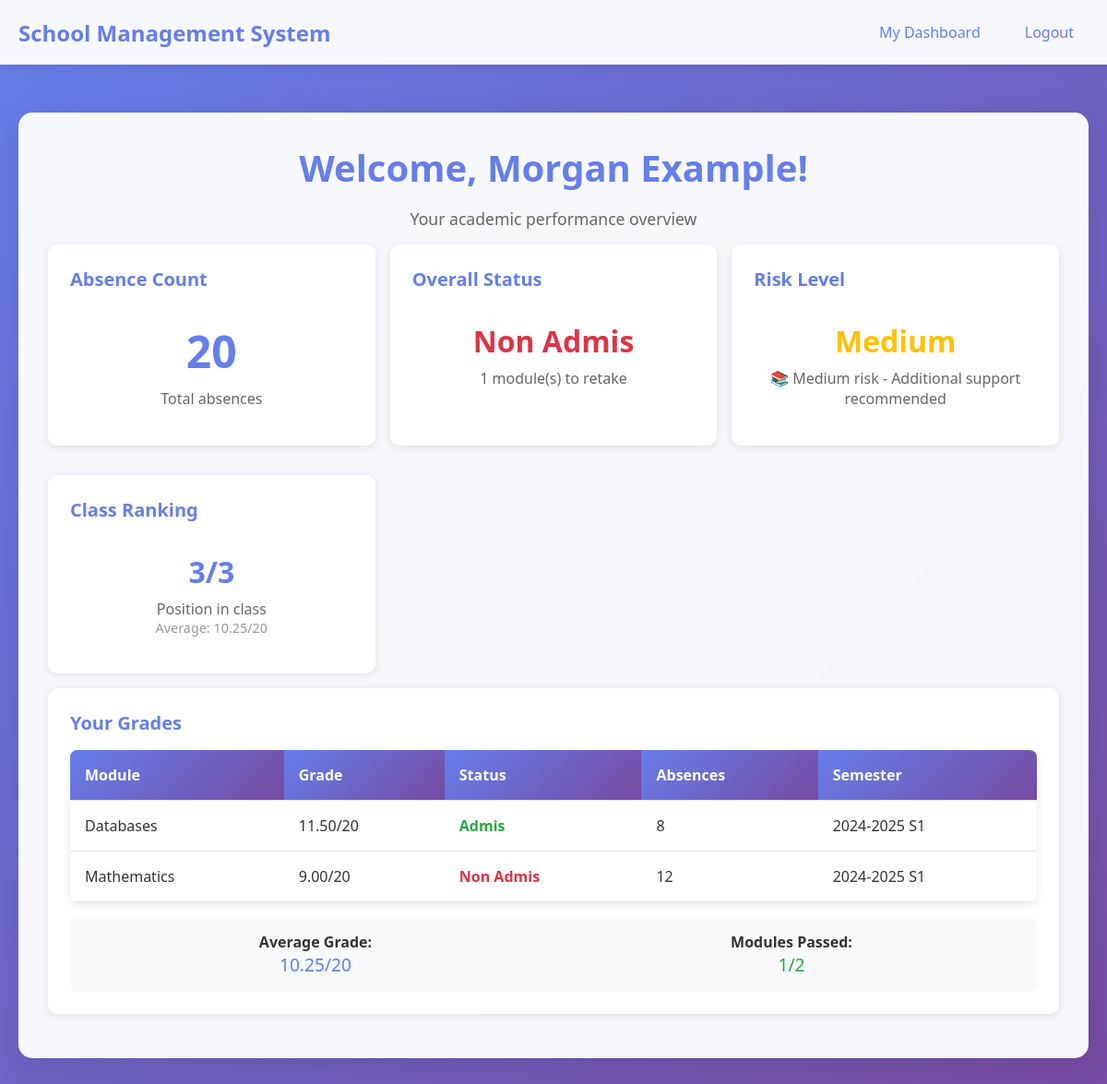
The app's page /student_dashboard (signed in) with its own data.
### tables this page shows
CREATE TABLE users (
            id INTEGER PRIMARY KEY AUTOINCREMENT,
            name TEXT NOT NULL,
            email TEXT UNIQUE NOT NULL,
            password TEXT NOT NULL,
            role TEXT NOT NULL
        );

CREATE TABLE risk_thresholds (
            id INTEGER PRIMARY KEY AUTOINCREMENT,
            min_grade REAL DEFAULT 10.0,
            max_absences INTEGER DEFAULT 10,
            risk_level TEXT DEFAULT 'medium'
        );

CREATE TABLE grades (
            id INTEGER PRIMARY KEY AUTOINCREMENT,
            student_id INTEGER NOT NULL,
            module_name TEXT NOT NULL,
            grade REAL NOT NULL,
            teacher_name TEXT,
            academic_year TEXT DEFAULT '2024-2025',
            semester TEXT DEFAULT '1',
            created_at TIMESTAMP DEFAULT CURRENT_TIMESTAMP,
            FOREIGN KEY (student_id) REFERENCES users (id)
        );

### website/app.py (the view)
@app.route('/student_dashboard')
@login_required
def student_dashboard():
    if session.get('role') == 'admin':
        return redirect(url_for('admin_dashboard'))
    conn = sqlite3.connect('school.db')
    cursor = conn.cursor()
    cursor.execute('''
        SELECT g.module_name, g.grade, g.teacher_name, g.academic_year, g.semester,
               COALESCE(a.count, 0) as absences
        FROM grades g
        LEFT JOIN absences a ON (g.student_id = a.student_id AND g.module_name = a.module_name
                                AND g.academic_year = a.academic_year AND g.semester = a.semester)
        WHERE g.student_id = ?
        ORDER BY g.academic_year, g.semester, g.module_name
    ''', (session['user_id'],))
    grades = cursor.fetchall()
    conn.close()
    processed_grades = []
    total_absences = 0
    for module_name, grade, teacher_name, academic_year, semester, module_absences in grades:
        processed_grades.append({
            'module': module_name,
            'grade': grade,
            'status': 'Admis' if grade >= 10 else 'Non Admis',
            'teacher': teacher_name,
            'year': academic_year,
            'semester': semester,
            'absences': module_absences
        })
        total_absences += module_absences
    risk_level = get_student_risk_level(session['user_id'])
    ranking, total_students, avg_grade = get_student_ranking(session['user_id'])
    evolution_data = get_student_evolution(session['user_id'])
    return render_template('student_dashboard.html',
                         grades=processed_grades,
                         total_absences=total_absences,
                         name=session['name'],
                         risk_level=risk_level,
                         ranking=ranking,
                         total_students=total_students,
                         avg_grade=avg_grade,
                         evolution_data=evolution_data)

### website/app.py (called while the page is built)
def login_required(f):
    @wraps(f)
    def decorated_function(*args, **kwargs):
        if 'user_id' not in session:
            return redirect(url_for('login'))
        return f(*args, **kwargs)
    return decorated_function

def get_student_ranking(student_id):
    conn = sqlite3.connect('school.db')
    cursor = conn.cursor()
    cursor.execute('''
        SELECT u.id, u.name, AVG(g.grade) as avg_grade
        FROM users u
        LEFT JOIN grades g ON u.id = g.student_id
        WHERE u.role = 'student'
        GROUP BY u.id, u.name
        ORDER BY avg_grade DESC
    ''')
    students = cursor.fetchall()
    conn.close()
    for i, (sid, name, avg_grade) in enumerate(students, 1):
        if sid == student_id:
            return i, len(students), avg_grade or 0
    return None, len(students), 0

def get_student_evolution(student_id):
    conn = sqlite3.connect('school.db')
    cursor = conn.cursor()
    cursor.execute('''
        SELECT academic_year, semester, AVG(grade) as avg_grade,
               COUNT(CASE WHEN grade >= 10 THEN 1 END) as passed,
               COUNT(*) as total
        FROM grades
        WHERE student_id = ?
        GROUP BY academic_year, semester
        ORDER BY academic_year, semester
    ''', (student_id,))
    evolution_data = cursor.fetchall()
    conn.close()
    result = []
    for year, semester, avg_grade, passed, total in evolution_data:
        success_rate = (passed / total * 100) if total > 0 else 0
        result.append({
            'period': f"{year} S{semester}",
            'avg_grade': round(avg_grade, 2) if avg_grade else 0,
            'success_rate': round(success_rate, 1)
        })
    return result

### website/templates/student_dashboard.html (shortened to what this page needs)
{% extends "base.html" %}
{% block content %}
<div class="text-center mb-2">
    <h1 style="font-size: 2.5rem; margin-bottom: 1rem; color: #667eea;">Welcome, {{ name }}!</h1>
    <p style="font-size: 1.1rem; color: #666;">Your academic performance overview</p>
</div>
<div class="grid">
    <div class="card">
        <div class="card-header">Absence Count</div>
        <div style="text-align: center; padding: 1rem;">
            <div style="font-size: 3rem; font-weight: bold; color: #667eea;">{{ total_absences }}</div>
            <p style="color: #666; margin-top: 0.5rem;">Total absences</p>
        </div>
    </div>
    <div class="card">
        <div class="card-header">Overall Status</div>
        <div style="text-align: center; padding: 1rem;">
            {% if grades %}
                {% set all_admis = grades | selectattr('status', 'equalto', 'Admis') | list | length %}
                {% set total_modules = grades | length %}
                {% if all_admis == total_modules %}
                    <div style="font-size: 2rem; font-weight: bold; color: #28a745;">Admis</div>
                    <p style="color: #666; margin-top: 0.5rem;">All modules passed!</p>
                {% else %}
                    <div style="font-size: 2rem; font-weight: bold; color: #dc3545;">Non Admis</div>
                    <p style="color: #666; margin-top: 0.5rem;">{{ total_modules - all_admis }} module(s) to retake</p>
                {% endif %}
            {% else %}
                <div style="font-size: 2rem; font-weight: bold; color: #6c757d;">No Grades</div>
                <p style="color: #666; margin-top: 0.5rem;">No grades recorded yet</p>
            {% endif %}
        </div>
    </div>
    <div class="card">
        <div class="card-header">Risk Level</div>
        <div style="text-align: center; padding: 1rem;">
            <div style="font-size: 2rem; font-weight: bold; color: {{ '#dc3545' if risk_level == 'high' else '#ffc107' if risk_level == 'medium' else '#28a745' }};">
                {{ risk_level.title() }}
            </div>
            <p style="color: #666; margin-top: 0.5rem;">
                {% if risk_level == 'high' %}
                    ⚠️ High risk - Immediate attention needed
                {% elif risk_level == 'medium' %}
                    📚 Medium risk - Additional support recommended
                {% else %}
                    ✅ Low risk - Good performance
                {% endif %}
            </p>
        </div>
    </div>
    <div class="card">
        <div class="card-header">Class Ranking</div>
        <div style="text-align: center; padding: 1rem;">
            {% if ranking %}
                <div style="font-size: 2rem; font-weight: bold; color: #667eea;">{{ ranking }}/{{ total_students }}</div>
                <p style="color: #666; margin-top: 0.5rem;">Position in class</p>
                <p style="color: #999; font-size: 0.9rem;">Average: {{ "%.2f"|format(avg_grade) }}/20</p>
            {% else %}
                <div style="font-size: 2rem; font-weight: bold; color: #6c757d;">-</div>
                <p style="color: #666; margin-top: 0.5rem;">No ranking available</p>
            {% endif %}
        </div>
    </div>
</div>
<div class="card">
    <div class="card-header">Your Grades</div>
    {% if grades %}
        <table class="table">
            <thead>
                <tr>
                    <th>Module</th>
                    <th>Grade</th>
                    <th>Status</th>
                    <th>Absences</th>
                    <th>Semester</th>
                </tr>
            </thead>
            <tbody>
                {% for grade in grades %}
                    <tr>
                        <td>{{ grade.module }}</td>
                        <td>{{ "%.2f"|format(grade.grade) }}/20</td>
                        <td class="status-{{ 'admis' if grade.status == 'Admis' else 'non-admis' }}">
                            {{ grade.status }}
                        </td>
                        <td>{{ grade.absences }}</td>
                        <td>{{ grade.year }} S{{ grade.semester }}</td>
                    </tr>
                {% endfor %}
            </tbody>
        </table>
        <div style="margin-top: 1rem; padding: 1rem; background: #f8f9fa; border-radius: 8px;">
            <div class="grid">
                <div style="text-align: center;">
                    <strong>Average Grade:</strong><br>
                    <span style="font-size: 1.2rem; color: #667eea;">
                        {{ "%.2f"|format((grades | sum(attribute='grade')) / grades | length) }}/20
                    </span>
                </div>
                <div style="text-align: center;">
                    <strong>Modules Passed:</strong><br>
                    <span style="font-size: 1.2rem; color: #28a745;">
                        {{ grades | selectattr('status', 'equalto', 'Admis') | list | length }}/{{ grades | length }}
                    </span>
                </div>
            </div>
        </div>
    {% else %}
        <div class="text-center" style="padding: 2rem; color: #666;">
            <p>No grades have been recorded for you yet.</p>
            <p style="font-size: 0.9rem; margin-top: 0.5rem;">Please contact your administrator.</p>
        </div>
    {% endif %}
</div>
{% endblock %}

### website/templates/base.html (style rules this page uses)
* { margin: 0; padding: 0; box-sizing: border-box; }
body { font-family: 'Segoe UI', Tahoma, Geneva, Verdana, sans-serif; background: linear-gradient(135deg, #667eea 0%, #764ba2 100%); min-height: 100vh; color: #333; }
.table { width: 100%; border-collapse: collapse; margin-top: 1rem; background: white; border-radius: 8px; overflow: hidden; box-shadow: 0 2px 10px rgba(0, 0, 0, 0.1); }
.table th, .table td { padding: 1rem; text-align: left; border-bottom: 1px solid #e1e5e9; }
.table th { background: linear-gradient(135deg, #667eea 0%, #764ba2 100%); color: white; font-weight: 600; }
.status-admis { color: #28a745; font-weight: bold; }
.status-non-admis { color: #dc3545; font-weight: bold; }
.card { background: white; border-radius: 10px; padding: 1.5rem; margin-bottom: 1rem; box-shadow: 0 2px 10px rgba(0, 0, 0, 0.1); }
.card-header { font-size: 1.25rem; font-weight: bold; margin-bottom: 1rem; color: #667eea; }
.grid { display: grid; grid-template-columns: repeat(auto-fit, minmax(300px, 1fr)); gap: 1rem; }
.text-center { text-align: center; }
.mb-2 { margin-bottom: 1rem; }

### records on screen
users: name "Morgan Example"
risk_thresholds: title "Medium"
grades: module "Databases", grade "11.50", status "Admis", absences "8", year "2024-2025", semester "1"
grades: module "Mathematics", grade "9.00", status "Non Admis", absences "12", year "2024-2025", semester "1"

### other values on screen
{{ total_absences }} "20"
{{ total_modules - all_admis }} "1"
{{ ranking }} "3"
{{ total_students }} "3"
{{ "%.2f"|format(avg_grade) }} "10.25"
{{ "%.2f"|format((grades | sum(attribute='grade')) / grades | length) }} "10.25"
{{ grades | selectattr('status', 'equalto', 'Admis') | list | length }} "1"
{{ grades | length }} "2"
